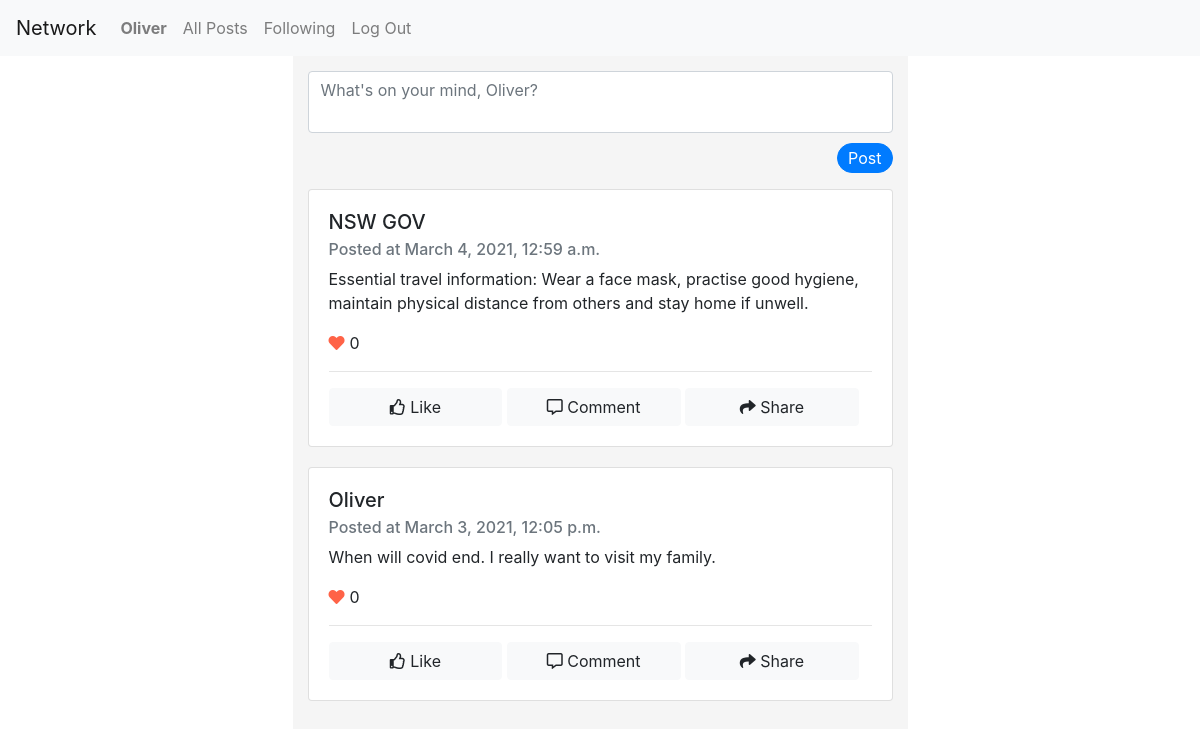
/ (signed in), run on the app's committed database.
### network/models.py (models this page shows, shortened)
class User(AbstractUser):
    pass

class Post(models.Model):
    user = models.ForeignKey(User, on_delete=models.CASCADE, related_name="posts")
    content = models.TextField(max_length=512)
    timestamp = models.DateTimeField(auto_now_add=True)
    likes = models.ManyToManyField(User, related_name="liked")

### network/views.py (the view)
# urls.py: path("", views.index, name="index"),
def index(request):
    if request.method == "POST":
        content = request.POST["content"]
        if len(content) > 0:
            Post.objects.create(content=content, user=request.user)
        return HttpResponseRedirect(reverse("index"))
    all_posts = Post.objects.all().order_by("-timestamp")
    paginator = Paginator(all_posts, 8)
    page_number = request.GET.get('page')
    page_obj = paginator.get_page(page_number)
    return render(request, "network/index.html",{
            "page_obj": page_obj,
            "posts": all_posts,
        })

### network/templates/network/index.html (shortened to what this page needs)
{% extends "network/layout.html" %}
{% load static %}
{% block body %}
    <div class="row">
        <div class="col-md-3"></div>
        <div class="col-md-6">
            <form action="#" method="post">
                <div class="form-group">
                    <textarea
                        class="form-control"
                        id="postContent"
                        maxlength="512"
                        rows="2"
                        name="content"
                        placeholder="What's on your mind, {{ user.username|capfirst }}?"></textarea>
                    <input type="submit" class="btn btn-primary" id="post-btn" value="Post"/>
                </div>
            </form>
            <div class="posts-container">
                {%  for post in page_obj %}
                    <div class="card">
                        <div class="card-body">
                            <h5 class="card-title">{{ post.user.username|capfirst }}</h5>
                            <h6 class="card-subtitle mb-2 text-muted">Posted at {{ post.timestamp }}</h6>
                            <p class="card-text">{{ post.content }}</p>
                            <p><i class="fas fa-heart"></i><span class="card-text" id="likes{{ post.id }}">{{ post.likes.count }}</span></p>
                            <hr>
                            {% if user in post.likes.all %}
                                <button data-postid="{{ post.id }}" class="btn btn-light like" style="color:dodgerblue"><i class="fas fa-thumbs-up"></i> Liked</button>
                            {% else %}
                                <button data-postid="{{ post.id }}" class="btn btn-light like"><i class="far fa-thumbs-up"></i> Like</button>
                            {% endif %}
                            <button class="btn btn-light comment"><i class="far fa-comment-alt"></i> Comment</button>
                            <button class="btn btn-light share"><i class="fas fa-share"></i> Share</button>
                        </div>
                    </div>
                {% endfor %}
            </div>
        </div>
    </div>
{% endblock %}

### network/templates/network/layout.html (shortened to what this page needs)
{% load static %}
<!DOCTYPE html>
<html lang="en">
    <head>
        <link rel="stylesheet" href="https://stackpath.bootstrapcdn.com/bootstrap/4.4.1/css/bootstrap.min.css">
        <link href="{% static 'network/styles.css' %}" rel="stylesheet">
        <link rel="stylesheet" href="{% static 'network/css/all.css' %}">
    </head>
    <body>
        <nav class="navbar navbar-expand-lg navbar-light bg-light">
            <a class="navbar-brand" href="#">Network</a>
            <div>
              <ul class="navbar-nav mr-auto">
                {% if user.is_authenticated %}
                    <li class="nav-item">
                        <a class="nav-link" href="#"><strong>{{ user.username|capfirst }}</strong></a>
                    </li>
                {% endif %}
                <li class="nav-item">
                  <a class="nav-link" href="{% url 'index' %}">All Posts</a>
                </li>
                {% if user.is_authenticated %}
                    <li class="nav-item">
                        <a class="nav-link" href="#">Following</a>
                    </li>
                    <li class="nav-item">
                        <a class="nav-link" href="{% url 'logout' %}">Log Out</a>
                    </li>
                {% endif %}
              </ul>
            </div>
          </nav>
        <div class="body">
            {% block body %}
            {% endblock %}
        </div>
    </body>
</html>

### network/static/network/styles.css (style rules this page uses)
textarea { resize:none; }
.form-group { overflow: hidden; margin-top: 15px; }
#post-btn { margin-top: 10px; float: right; padding:2px 10px; border-radius: 20px; }
.btn-light { width: 32%; outline: none; }
.col-md-6 { background-color:whitesmoke; min-height: 100vh; }
.posts-container { overflow: auto; }
.card { margin-bottom: 20px; }
.fa-heart { color:tomato; margin-right: 5px; }

### network/static/network/css/all.css (style rules this page uses)
.fa, .fas, .far, .fal, .fad, .fab { -moz-osx-font-smoothing: grayscale; -webkit-font-smoothing: antialiased; display: inline-block; font-style: normal; font-variant: normal; text-rendering: auto; line-height: 1; }
.fa-comment-alt:before { content: "\f27a"; }
.fa-heart:before { content: "\f004"; }
.fa-share:before { content: "\f064"; }
.fa-thumbs-up:before { content: "\f164"; }
.far { font-family: 'Font Awesome 5 Free'; font-weight: 400; }

### data on the page
User: username "Oliver", content "What's on your mind, Oliver?"
Post: user.username "NSW GOV", timestamp "March 4, 2021, 12:59 a.m.", content "Essential travel information: Wear a face mask, practise good hygiene, maintain physical distance from others and stay home if unwell.", likes.count "0"
Post: user.username "Oliver", timestamp "March 3, 2021, 12:05 p.m.", content "When will covid end. I really want to visit my family.", likes.count "0"
